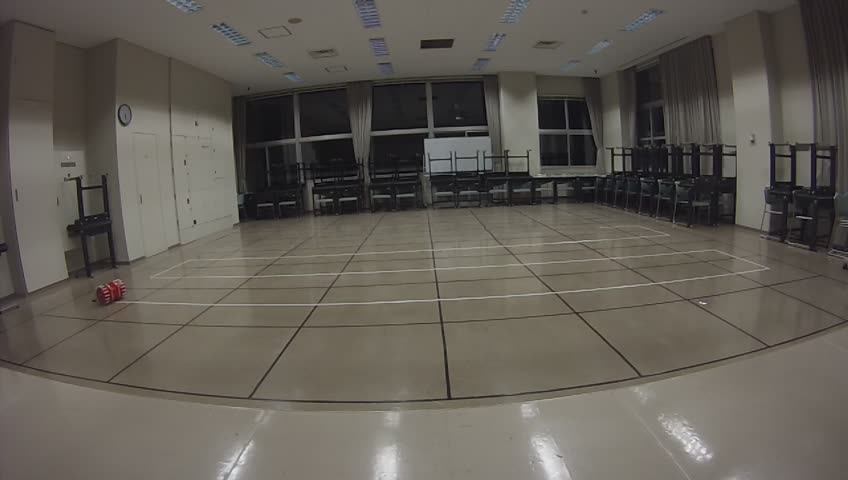
//> input picture 2016_11_9/1.jpg, 848 x 480 px
$ ./main   (built with g++ and OpenCV 4)
//> lines starting //> are read from the running program, lines starting //| are printed output that depends on the picture; after the words box and inside, x2 and y2 are one past the last pixel; in counts of white or black regions, pixels touching at a corner belong together; pictures that were not available may be replaced by others from this repository, and a replacement may not be noted
#include <iostream>
#include <vector>
#include <fstream>

#include <opencv2/core/core.hpp>
#include <opencv2/imgproc/imgproc.hpp>
#include <opencv2/highgui/highgui.hpp>
#include <opencv2/opencv.hpp>

static const int src_img_rows = 700 ;
static const int src_img_cols = 800 ;

static const double R = 1 ;
static const double G = 0.5 ;
static const double B = 0 ;

static const int m = 1 ;

static const int THRESH = 40 ; //しきい値

using namespace cv;
using namespace std;

void onTrackbarChanged(int thres, void*) ;
Point2i calculate_center(Mat ) ;
void getCoordinates(int event, int x, int y, int flags, void* param) ;
Mat undist(Mat ) ;
double get_points_distance(Point2i, Point2i) ;

Mat image1 ;
Mat src_img ;
ofstream fout("out") ;
Mat element = Mat::ones(3,3,CV_8UC1); //追加　3×3の行列で要素はすべて1　dilate処理に必要な行列
int Ax, Ay, Bx, By, Cx, Cy, Dx, Dy ;
int Tr, Tg, Tb ;
Point2i pre_point ;


//ofstream fout2("out2") ;

int main(int argc, char *argv[])
{

/*
ffmpgで動画から画像を切り出す方法

ffmpeg -i [ 変換したい動画 ] -r [ 枚数 ] -f image2 %d.jpg
-r [ 枚数 ] : 1秒あたり何枚抜き出すか

*/

  //  Mat in_img = imread("./Picture/78.JPG");


  for(int i = 1 ; i <= 212 ; i++){

  string jpg = ".jpg" ;
  string num = to_string(i) ;
  string filename = num + jpg ;
  string string = "./2016_11_9/" + filename ;


  // string string = "./IMG/IMG_0205.JPG" ;

  Mat in_img = imread(string) ;
//> in_img is the input picture: 480 rows x 848 cols, CV_8UC3; mean B, G, R 85.2, 92.8, 97.5
  if(in_img.empty()) return -1;

  // in_img = undist(in_img) ; //カメラの歪みをとる(GoPro魚眼)


  //画像をリサイズ(大きすぎるとディスプレイに入りらないため)
  resize(in_img, src_img, Size(src_img_cols, src_img_rows), CV_8UC3) ;


  if(i == 1){
  //------------------座標取得-----------------------------------------------
  namedWindow("getCoordinates") ;
  imshow("getCoordinates", src_img) ;
  cvSetMouseCallback("getCoordinates", getCoordinates,  NULL) ; //変換したい四角形の四隅の座標をとる(クリック)
  waitKey(0) ;
//> the left mouse button is pressed and released at (200, 175)
//> the left mouse button is pressed and released at (600, 175)
//> the left mouse button is pressed and released at (600, 525)
//> the left mouse button is pressed and released at (200, 525)
  destroyAllWindows() ;

  }

  //------------------透視変換-----------------------------------------------
  Point2f pts1[] = {Point2f(Ax,Ay), Point2f(Bx,By),
                        Point2f(Cx,Cy), Point2f(Dx,Dy)};

  Point2f pts2[] = {Point2f(0,src_img_rows), Point2f(0,0),
                        Point2f(src_img_cols,0), Point2f(src_img_cols,src_img_rows)};

  // 透視変換行列を計算
  Mat perspective_matrix = getPerspectiveTransform(pts1, pts2);
  Mat dst_img;
  // 変換
  warpPerspective(src_img, dst_img, perspective_matrix, src_img.size(), INTER_LINEAR);
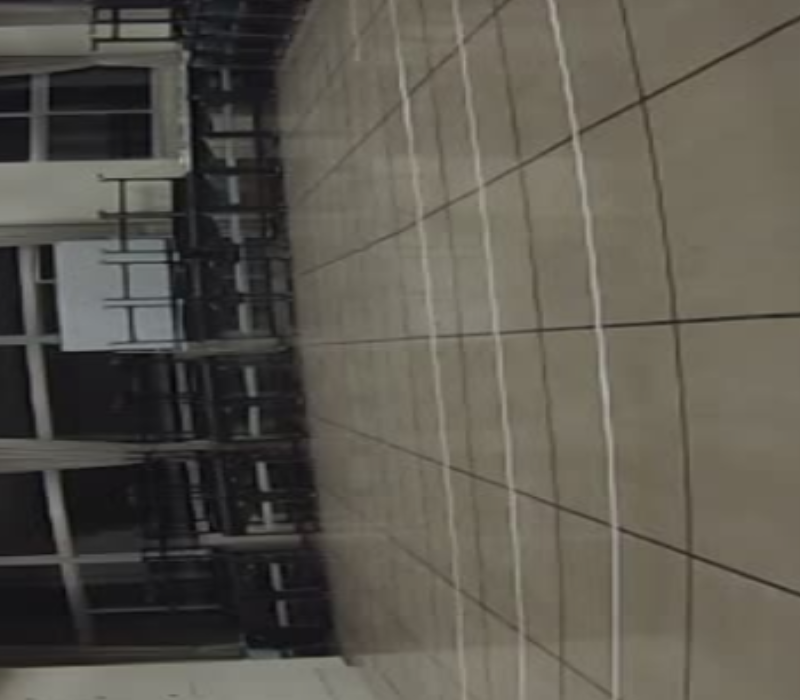
//> dst_img: 700 rows x 800 cols, CV_8UC3; mean B, G, R 79, 87.8, 91.5


  // 変換前後の座標を描画
  line(src_img, pts1[0], pts1[1], Scalar(255,0,255), 2, CV_AA);
  line(src_img, pts1[1], pts1[2], Scalar(255,255,0), 2, CV_AA);
  line(src_img, pts1[2], pts1[3], Scalar(255,255,0), 2, CV_AA);
  line(src_img, pts1[3], pts1[0], Scalar(255,255,0), 2, CV_AA);
  line(src_img, pts2[0], pts2[1], Scalar(255,0,255), 2, CV_AA);
  line(src_img, pts2[1], pts2[2], Scalar(255,255,0), 2, CV_AA);
  line(src_img, pts2[2], pts2[3], Scalar(255,255,0), 2, CV_AA);
  line(src_img, pts2[3], pts2[0], Scalar(255,255,0), 2, CV_AA);
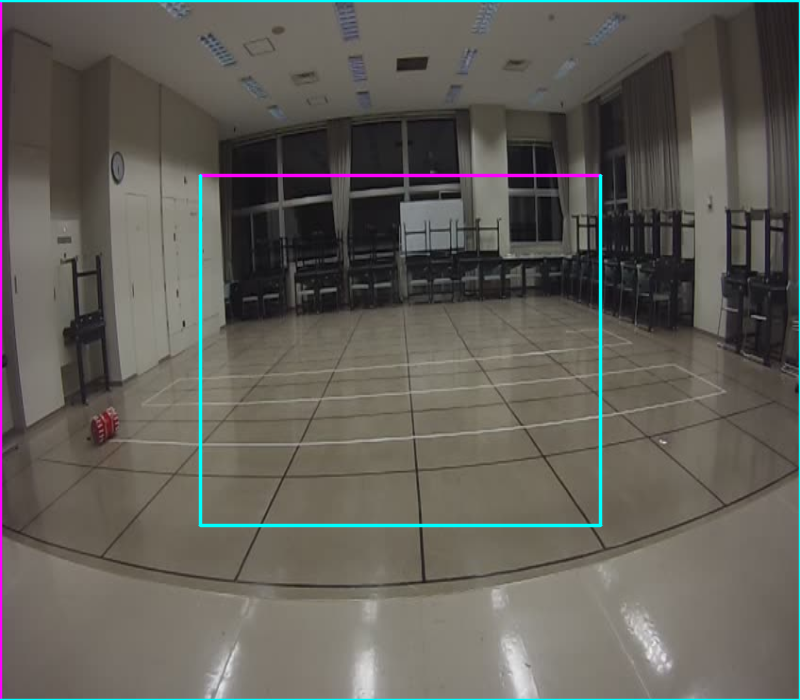
//> src_img: 700 rows x 800 cols, CV_8UC3; mean B, G, R 88.3, 94.4, 97.1

  //--------------------グレースケール化---------------------------------------
  //(1) cvtcolor利用
  cvtColor(dst_img, image1, CV_BGR2GRAY) ;
  // [20 lines of commented-out code are left out]
  if(i == 1){
  namedWindow("binari");
  int value = 0 ;
  createTrackbar("value","binari",&value, 255, onTrackbarChanged) ;
  setTrackbarPos("value","binari",128) ;
//> in onTrackbarChanged, `threshold(image1, image2, thres, 255, THRESH_BINARY) ;`:
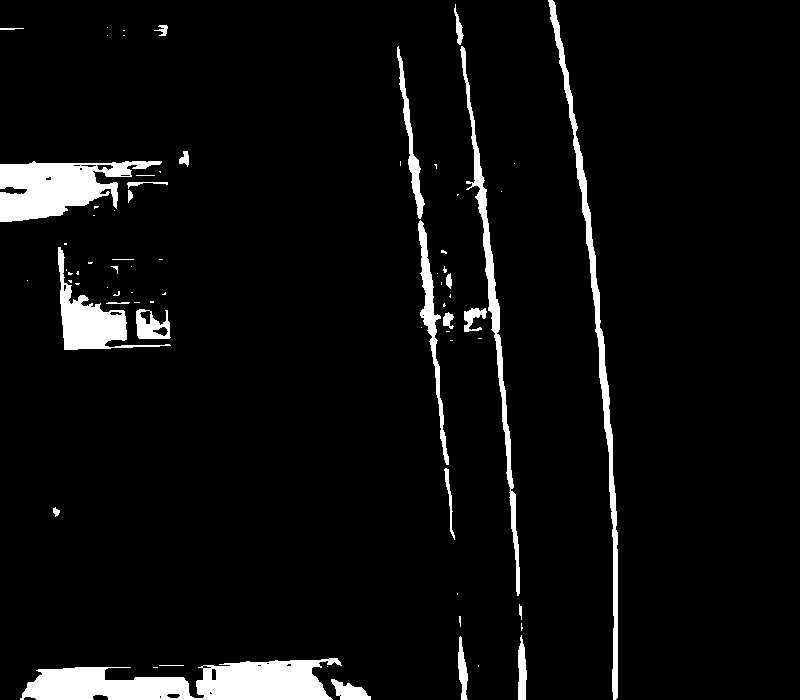
//> image2: 700 rows x 800 cols, CV_8UC1; 5.5% white; 73 white regions (46 under 20 px), largest, box (x1, y1, x2, y2) and area: (20, 658, 342, 700) 8753, (0, 161, 162, 222) 5592, (548, 0, 618, 700) 4004
  }

  Mat binari_2 ;

// [44 lines of commented-out code are left out]
  threshold(image1, binari_2, THRESH, 255, THRESH_BINARY);
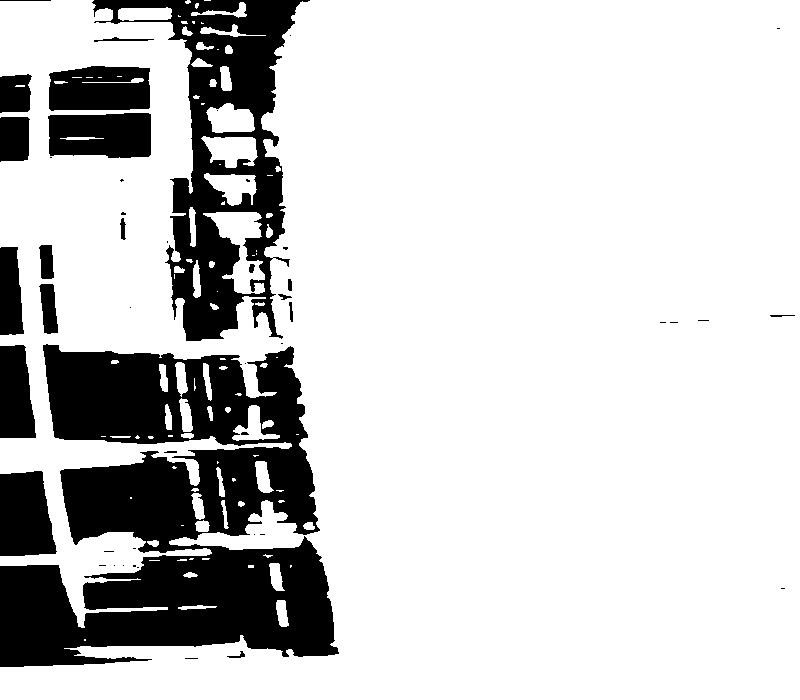
//> binari_2: 700 rows x 800 cols, CV_8UC1; 80.1% white; 48 black regions (26 under 20 px), largest, box (x1, y1, x2, y2) and area: (0, 344, 339, 667) 65771, (92, 0, 310, 341) 24523, (48, 113, 151, 158) 4166
  binari_2 = ~binari_2;//ネガポジ
  dilate(binari_2, binari_2, element, Point(-1,-1), 3); //膨張処理3回 最後の引数で回数を設定
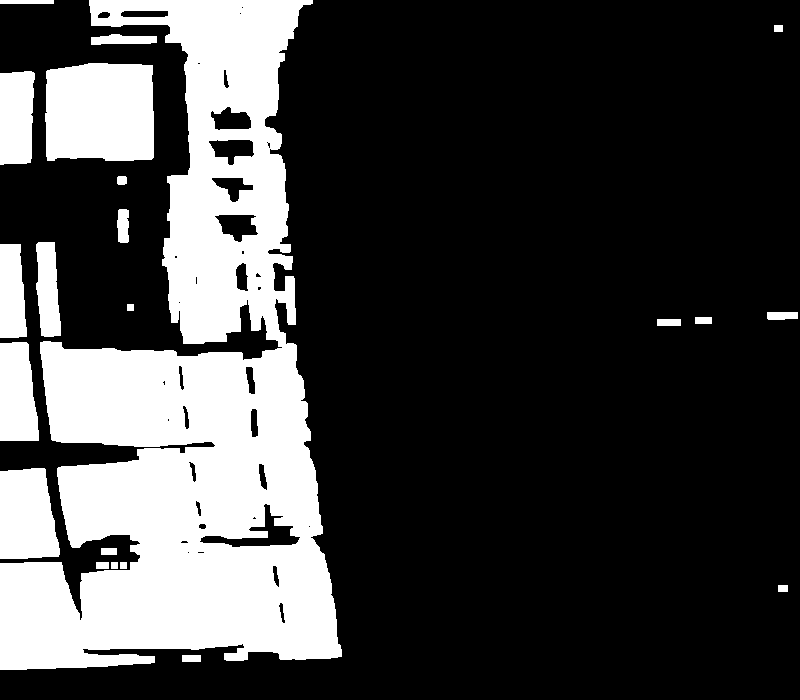
//> binari_2: 700 rows x 800 cols, CV_8UC1; 25.6% white; 22 white regions, largest, box (x1, y1, x2, y2) and area: (0, 0, 342, 670) 115522, (45, 63, 154, 161) 10135, (0, 468, 60, 559) 4679
//> element = [[1, 1, 1], [1, 1, 1], [1, 1, 1]]

  //---------------------重心取得---------------------------------------------
  Point2i point = calculate_center(binari_2) ;//momentで白色部分の重心を求める
//> in calculate_center, `Moments moment = moments(gray, true);`: moment = moments, m00 143095, centre m10/m00, m01/m00 = (168.6, 376.6)
//> in calculate_center, `center.x = (int)(moment.m10 / moment.m00);`: center = Point(168, 0)
//> in calculate_center, `center.y = (int)(moment.m01 / moment.m00);`: center = Point(168, 376)
//> point = Point(168, 376)
  cout << "posion: "<< point.x << " " << point.y << endl ;
//| posion: 168 376
  if(point.x != 0){
  fout << point.x << " " << src_img_rows - point.y << endl ;
  }

  // 画像，円の中心座標，半径，色，線太さ，種類(-1, CV_AAは塗りつぶし)
  circle(dst_img, Point(point.x, point.y), 5, Scalar(0,0,200), -1, CV_AA);
//> dst_img: 700 rows x 800 cols, CV_8UC3; 125 pixels changed, all inside (x1, y1, x2, y2) = (162, 370, 175, 383)


  //---------------------表示部分----------------------------------------------
  Mat base(src_img_rows, src_img_cols *2, CV_8UC3) ;
  Mat roi1(base, Rect(0,0,src_img.cols,src_img.rows)) ;
  src_img.copyTo(roi1) ;
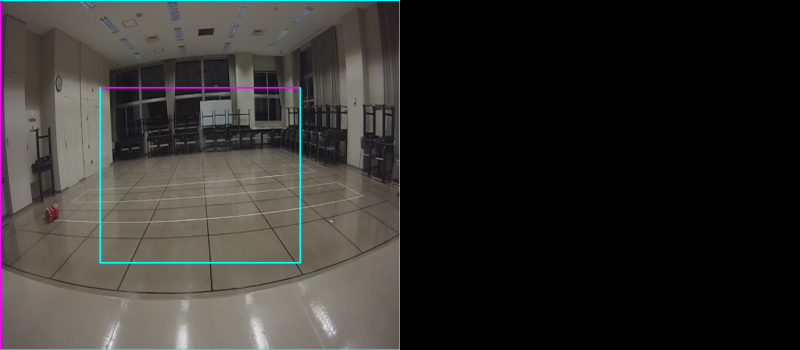
//> base: 700 rows x 1600 cols, CV_8UC3 (shown at 1/2 size); mean B, G, R 44.2, 47.2, 48.5
  Mat roi2(base, Rect(dst_img.cols,0,dst_img.cols,dst_img.rows)) ;
//> roi2: 700 rows x 800 cols, CV_8UC3; every value is 0
  dst_img.copyTo(roi2) ;
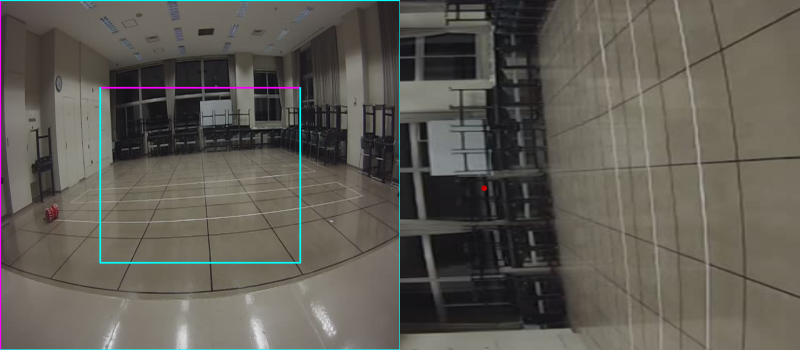
//> base: 700 rows x 1600 cols, CV_8UC3 (shown at 1/2 size); mean B, G, R 83.7, 91.1, 94.3
//> pass 3 of the loop `for(int i = 1 ; i <= 212 ; i++)`:
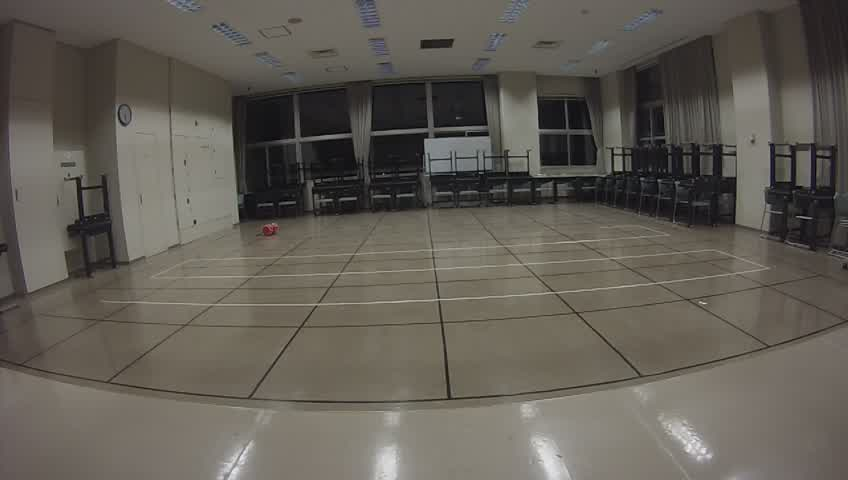
//> input picture 2016_11_9/100.jpg, 848 x 480 px, given in place of 3.jpg, which was not available
//> in_img is the input picture: 480 rows x 848 cols, CV_8UC3; mean B, G, R 85.1, 93, 97.5
//> `dilate(binari_2, binari_2, element, Point(-1,-1), 3);`:
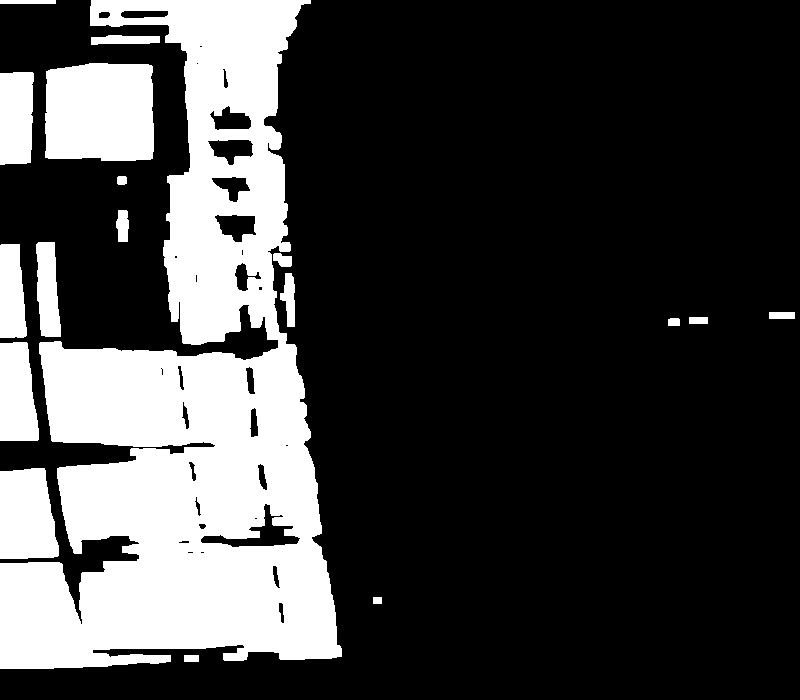
//> binari_2: 700 rows x 800 cols, CV_8UC1; 25.4% white; 18 white regions, largest, box (x1, y1, x2, y2) and area: (0, 0, 342, 669) 114840, (45, 63, 154, 161) 10141, (0, 468, 59, 559) 4648
//> point = Point(167, 377)
//| posion: 167 377
//> `dst_img.copyTo(roi2) ;`:
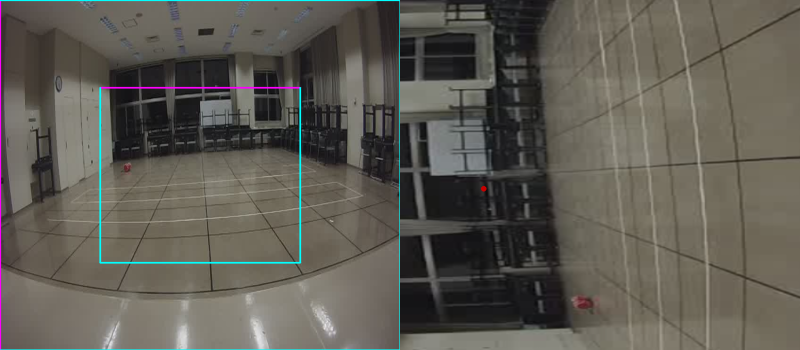
//> base: 700 rows x 1600 cols, CV_8UC3 (shown at 1/2 size); mean B, G, R 83.5, 91.3, 94.3
//> the loop made 10 passes; the first 3 are shown
//> (the run ends here: the program exits with an error code, at `if(in_img.empty()) return -1;`)
